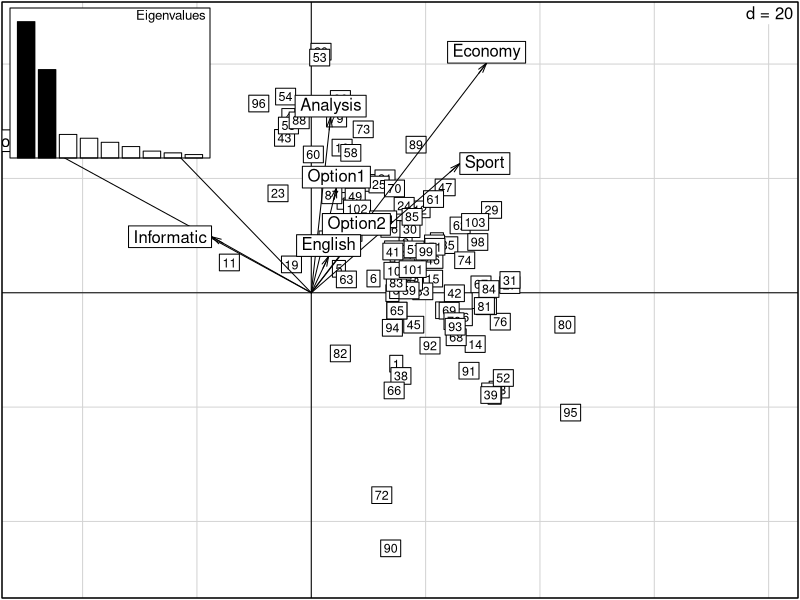
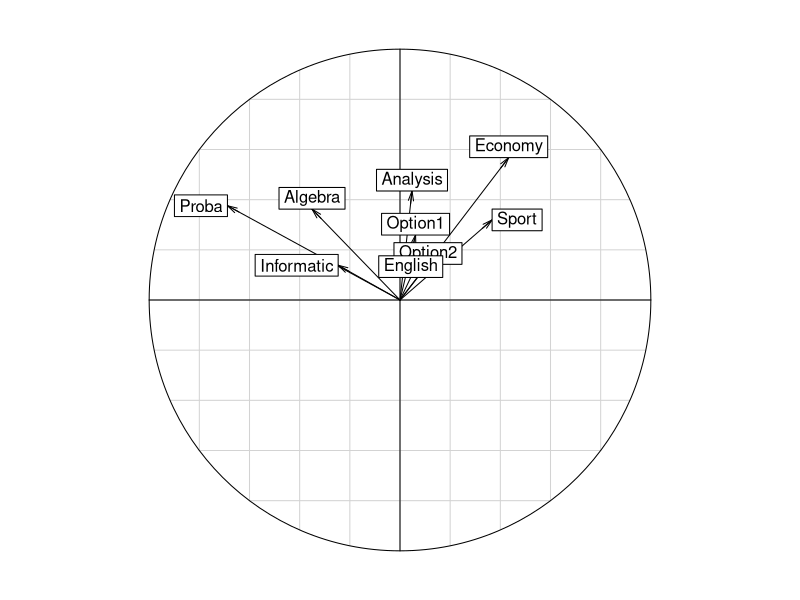
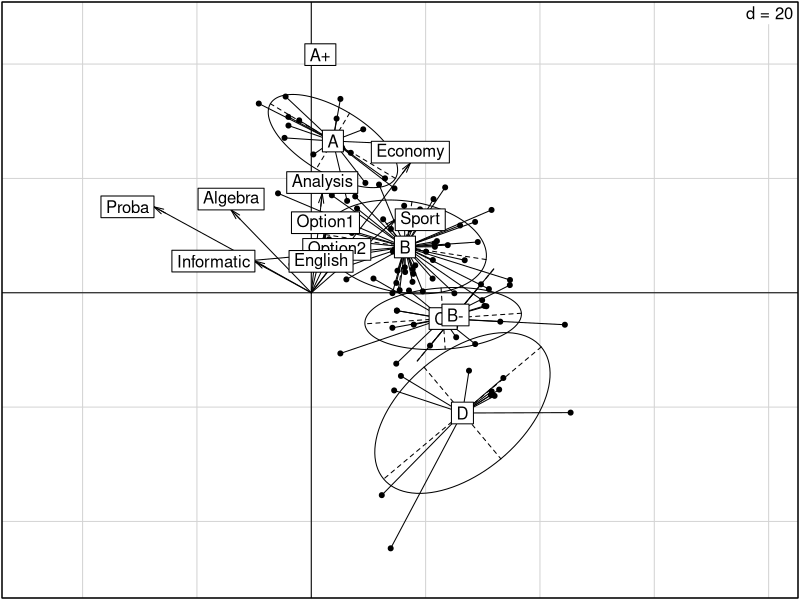
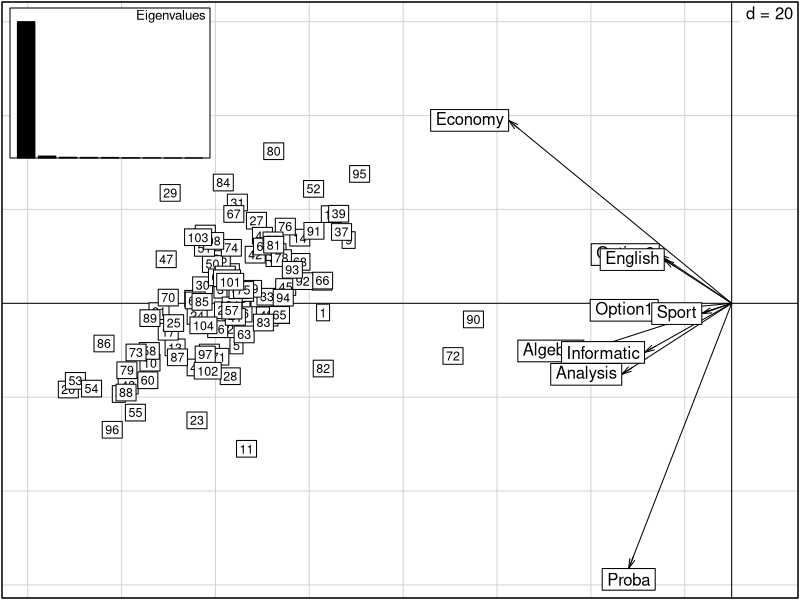
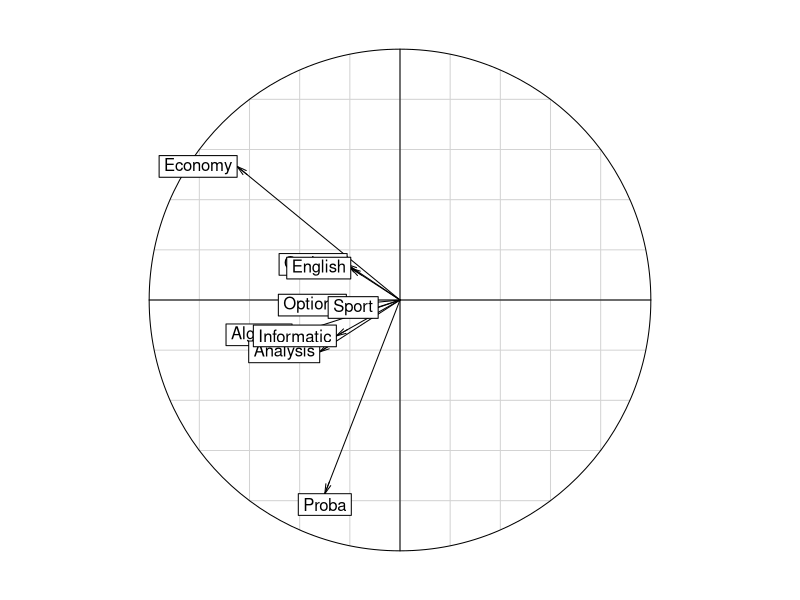
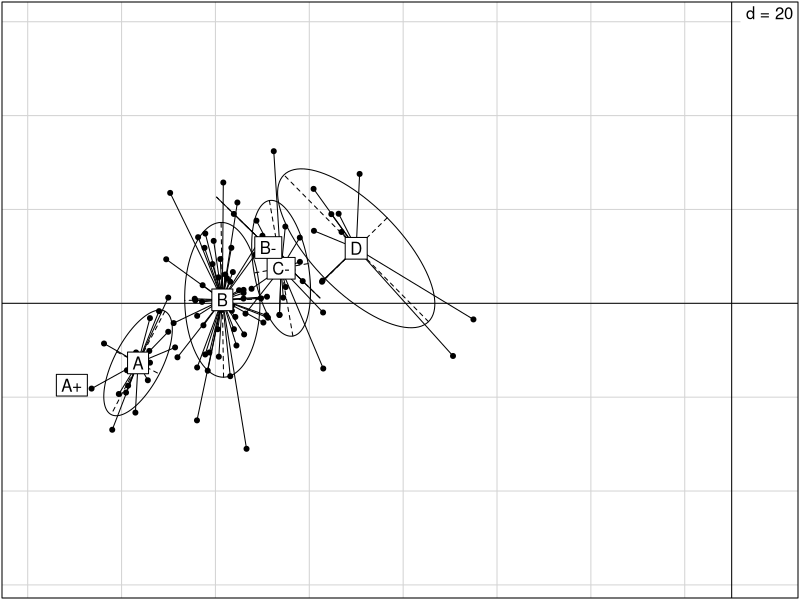
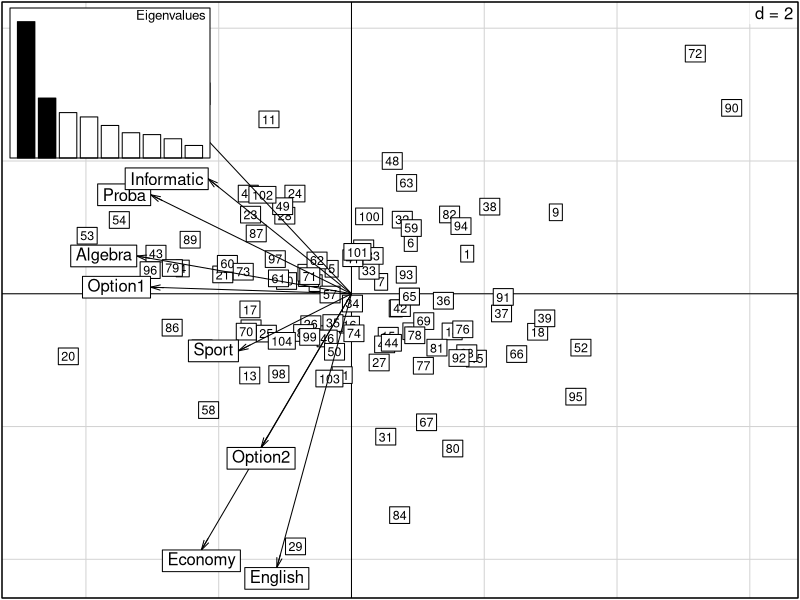
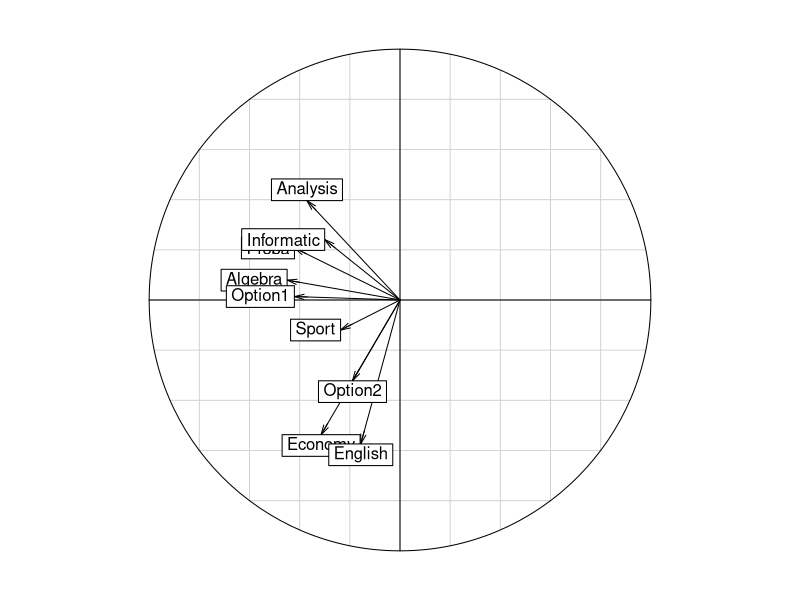

Generate these figures, in order, with R: (Note: this script raises an error after producing the figures.)
require(ade4)
#consideriamo il seguente dataset:
data(deug)
#in esso sono contenute 3 tabelle:
#tab contiene i risultati di 104 studenti del secondo anno (università di Lione) in 9 esami (Algebra, Analysis, Proba, Informatic, Economy, Option1, Option2, English, Sport)
#result un vettore di tipo factor che contiene il voto finale dell'anno espresso come A+, A,B, B-, C-, D
#cent un vettore di 9 valori che servono a centrare le variabili per condurre l'analisi in componenti principali (in pratica definisce l'origine del sistema di riferimento)
#### il centrare i dati serve 
# decentred PCA
pca1 <- dudi.pca(deug$tab, scal = FALSE, center = deug$cent, 
    scan = FALSE)
### sguardo d'insieme    
scatter(pca1)
#caratterizziamo gli assi
pca1$c1
### ordiniamo ciascun asse per vedere quali materie hanno punteggi più alti su ciascuno

o1<-order(pca1$c1[,1])
o2<-order(pca1$c1[,2])
pca1$c1[o1,]

### il primo asse ha valori negativi alti per l'esame di probabilità seguito da algebra e valori positivi alti di economia e sport
### evidenzia un comportamento opposto tra i due gruppi di materie 
pca1$c1[o2,]

### il secondo asse ha valori alti positivi di economia, analisi e a pari merito probabilità, algebra e sport seguiti da i due esami opzionali

#### questo tipo di analisi si può condurre anche per via grafica:
s.corcircle(pca1$c1)
#con questa istruzione rappresentiamo i punteggi delle variabili sui due assi principali all'interno di un cerchio unitario, tanto più la freccia che rappresenta la variabile è vicina all'asse tanto più questa variabile è correlata (e quindi caratterizza l'asse) con l'asse fattoriale.

### vediamo come si raggruppano gli studenti sul piano fattoriale rispetto al risultato finale contenuto nella componente deug$result dell'oggetto dei dati

s.class(pca1$li, deug$result)
#pca$li contiene le coordinate delle righe della tabella nel nuovo sistema di riferimento definito dai primi due assi principali.

#aggiungiamo i punteggi delle materie così da vedere la corrispondenza tra queste ed i gruppi
s.arrow(40 * pca1$c1, add.plot = TRUE)

##### osserviamo che la sintassi usata per ottenere la pca equivale a:

xx<-scale(deug$tab,center=deug$cent,scale=F)
### creare un oggetto in cui si riportano i voti dei singoli studenti meno il valore contenuto in deug$cent
pca2<-dudi.pca(xx,center=F,scal=F,scan=F)
### applicare la pca a questi nuovi valori.

############### vediamo ora cosa viene fuori se non indichiamo un centro
pca3<-dudi.pca(deug$tab,center=F,scale=F,nf=2,scan=F)
scatter(pca3)
# dal grafico vediamo subito che tutta l'informazione è schiacciata su di un solo asse
s.corcircle(pca3$c1)
#la caratterizzazione dei due assi non è semplice, possiamo dire che economia caratterizza fortemente il primo asse e probabilità il secondo

#vediamo cosa succede ai gruppi che avevamo trovato
s.class(pca3$li, deug$result)

### sono meno distinti di prima e schiacciati sul primo asse

#### vediamo ora se invece di indicare un centro specifico prendiamo come centro il vettore delle medie
pca4<-dudi.pca(deug$tab,center=T,scale=T,nf=2,scan=F)
scatter(pca4)
#le unità si dispongono attorno all'origine e sono abbastanza separate
s.corcircle(pca4$c1)
##le materie scientifiche si separano abbastanza da quelle umanistiche sui due assi
### vediamo i gruppi
s.class(pca4$li, deug$result)
## i centri dei gruppi sono vicini al primo asse, sono ben separati ma abbiamo perso l'ordinamento che ci derivava dalla prima scelta sono anche meno omogenei 

########## ricerca di gruppi in una matrice ambientale
data(trichometeo)
faulog <- log(trichometeo$fau + 1) # sono conteggi e li esprimiamo su scala log per metterli in relazione alle variabili ambientali
## effettuiamo un'analisi in componenti principali delle variabili meteo per proiettare le informazioni ambientali su di uno spazio di dimensione piccola conservando il massimo dell'informazione
pca1 <- dudi.pca(trichometeo$meteo, scan = FALSE)

##vediamo come si dispongono luoghi e variabili
scatter(pca1)
## e come si caratterizza il primo piano fattoriale
s.corcircle(pca1$c1)

## applichiamo la pca anche alla matrice faunistica
pca2<-dudi.pca(faulog,scan=F)
#### diamo uno sguardo d'insieme ai risultati
scatter(pca2)

### ora mettiamo insieme le due analisi utilizzando il metodo di procruste
#References
#Digby, P. G. N. and Kempton, R. A. (1987) Multivariate Analysis of Ecological Communities. Population and Community Biology Series, Chapman and Hall, London.  Gower, J.C. (1971) Statistical methods of comparing different multivariate analyses of the same data. In Mathematics in the archaeological and historical sciences, Hodson, F.R, Kendall, D.G. & Tautu, P. (Eds.) University Press, Edinburgh, 138–149.  Schönemann, P.H. (1968) On two-sided Procustes problems. Psychometrika, 33, 19–34.  Torre, F. and Chessel, D. (1994) Co-structure de deux tableaux totalement appariés. Revue de Statistique Appliquée, 43, 109–121.  Dray, S., Chessel, D. and Thioulouse, J. (2003) Procustean co-inertia analysis for the linking of multivariate datasets. Ecoscience, 10, 1, 110-119.

proc<-procuste(pca1$tab, pca2$tab, nf = 2)
#### vediamo cosa abbiamo fatto
plot(proc)

#commentiamo insieme i vari grafici...


### in dettaglio
par(mfrow = c(2,2))
s.traject(proc$scor1, clab = 0)
s.label(proc$scor1, clab = 0.8, add.p = TRUE)
s.traject(proc$scor2, clab = 0)
s.label(proc$scor2, clab = 0.8, add.p = TRUE)
s.arrow(proc$load1, clab = 0.75)
s.arrow(proc$load2, clab = 0.75)
